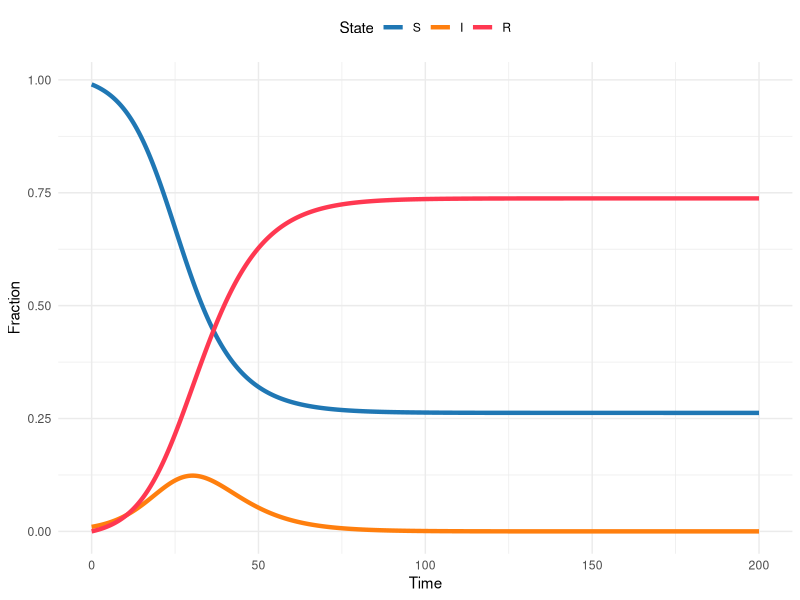
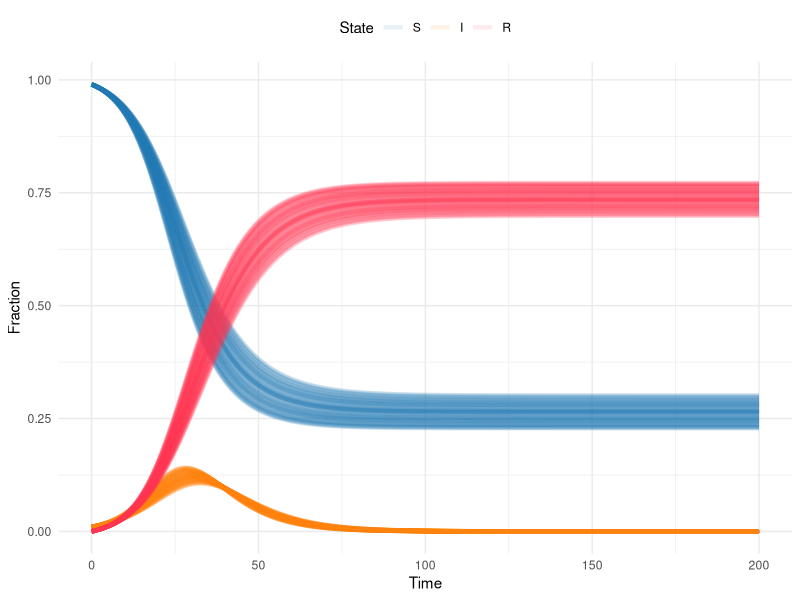
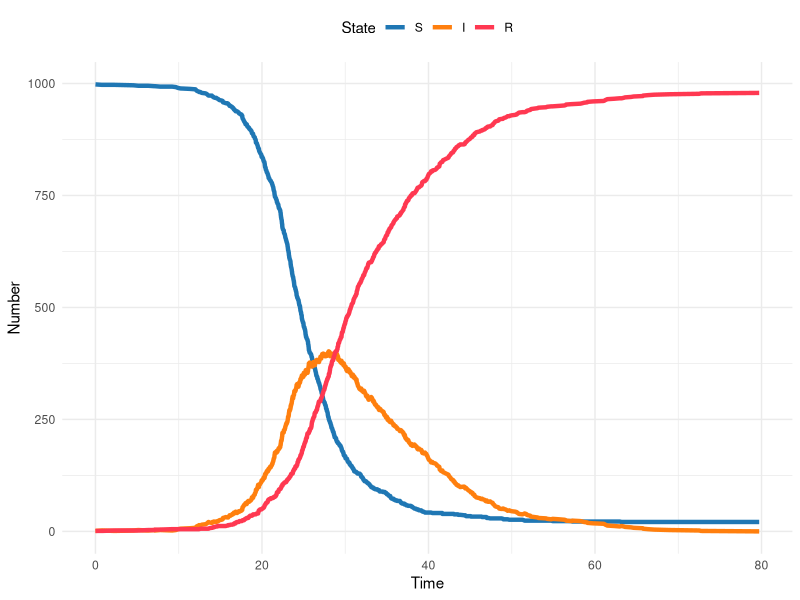
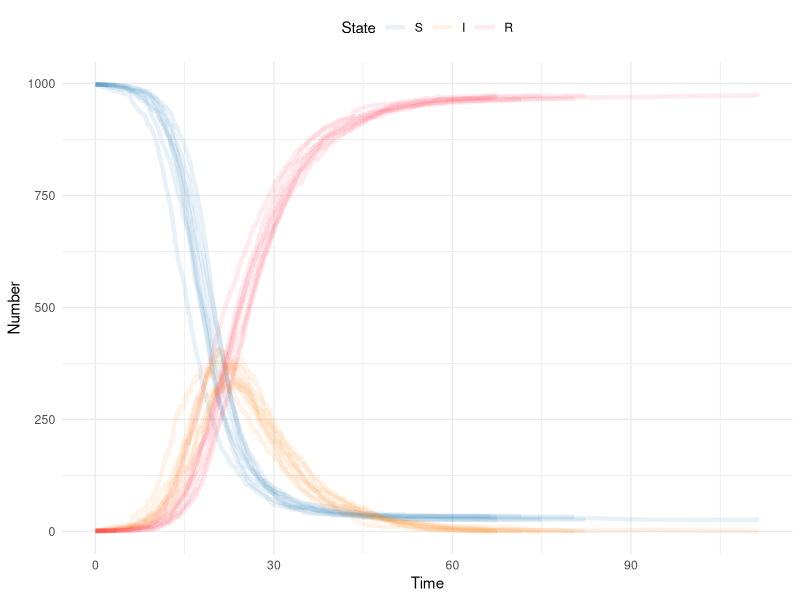
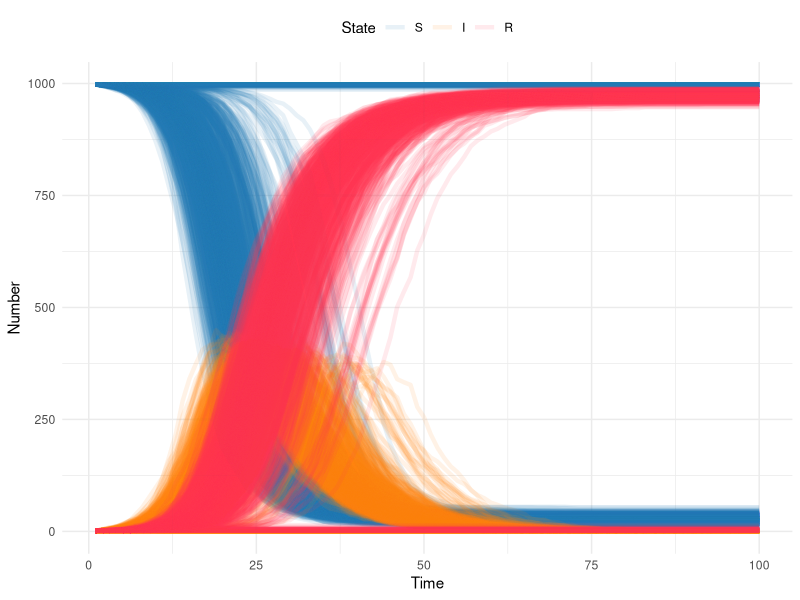
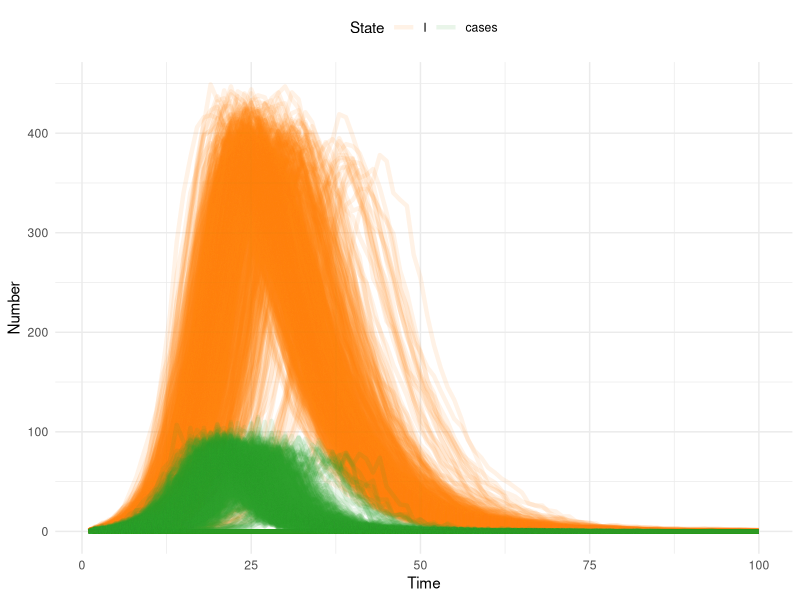
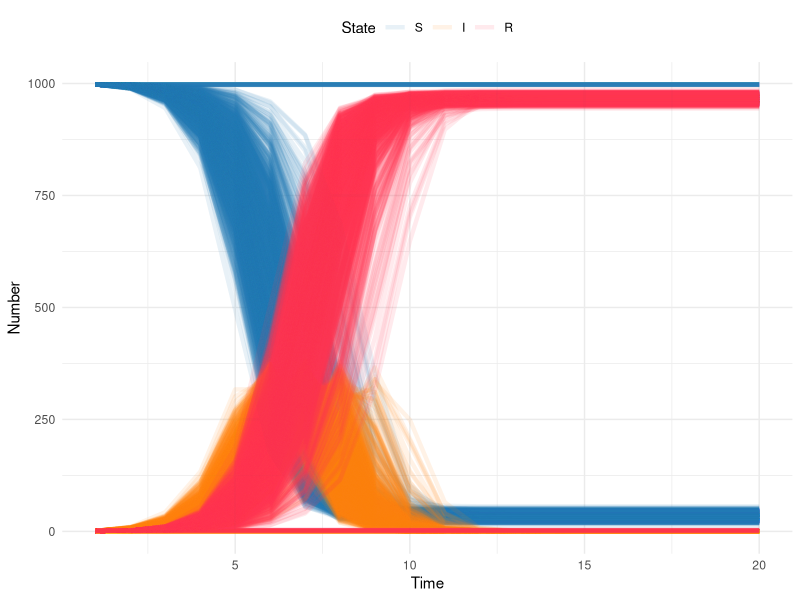

Reproduce these figures in R, in order.
## ---- chunk 1
library(here)
library(rio)
library(deSolve)
library(tidyverse)
## ---- chunk 2
theme_set(theme_minimal())
## ---- chunk 3
sir_model <- function(time, state, params, ...) {
  transmission <- params["transmission"]
  recovery <- 1 / params["duration"]

  S <- state["S"]
  I <- state["I"]
  R <- state["R"]

  dSdt <- -transmission * S * I
  dIdt <- (transmission * S * I) - (recovery * I)
  dRdt <- recovery * I

  return(list(c(dSdt, dIdt, dRdt)))
}
## ---- chunk 4
sir_params <- c(transmission = 0.3, duration = 6)
sir_init_states <- c(S = 0.99, I = 0.01, R = 0)
sim_times <- seq(0, 200, by = 0.1)

sir_sol <- deSolve::ode(
  y = sir_init_states,
  times = sim_times,
  func = sir_model,
  parms = sir_params
)
## ---- chunk 5
#| out-width: 100%
#| column: body

# Turn the output from the ODE solver into a tibble (dataframe)
# so we can manipulate and plot it easily
sir_sol_df <- as_tibble(sir_sol) %>%
  # Convert all columns to numeric (they are currently type
  # deSolve so will produce warnings when plotting etc)
  mutate(
    # Rather than repeatedly type the same function for every
    # column, use the across() function to apply the function
    # to a selection of columns
    across(
      # The cols argument takes a selection of columns to apply
      # a function to. Here, we want to apply the as.numeric()
      # function to all columns, so we use the function
      # everything() to select all columns.
      .cols = everything(),
      .fns = as.numeric
    )
  ) %>%
  # Convert the dataframe from wide to long format, so we have a
  # column for the time, a column for the state, and a column
  # for the proportion of the population in that state at that
  # time
  pivot_longer(
    # Don't pivot the time column
    cols = -time,
    names_to = "state",
    values_to = "proportion"
  ) %>%
  # Update the state column to be a factor, so the plot will
  # show the states in the correct order
  mutate(state = factor(state, levels = c("S", "I", "R")))

sir_colors <- c(S = "#1f77b4", I = "#ff7f0e", R = "#FF3851")

ggplot(sir_sol_df, aes(x = time, y = proportion, color = state)) +
  geom_line(linewidth = 1.5) +
  scale_color_manual(values = sir_colors) +
  labs(
    x = "Time",
    y = "Fraction",
    color = "State"
  ) +
  theme(legend.position = "top")
## ---- chunk 6
num_iterations <- 100 # the number of times we want to do this.
# This is a mater of choice and computational capacity (this model is small and quick, but that won't always be the case)

#since we're going to do this num_iterations times we need a place to store the results

for (iter in 1:num_iterations) {
  sir_params <- c(transmission = runif(1, .283, .317), duration = 6) # each time take a random draw of the transmission rate from the confidence interval
  sir_init_states <- c(S = 0.99, I = 0.01, R = 0)
  sim_times <- seq(0, 200, by = 0.1)

  sir_sol <- deSolve::ode(
    y = sir_init_states,
    times = sim_times,
    func = sir_model,
    parms = sir_params
  )
  sir_sol = data.frame(sir_sol)
  sir_sol$iteration = iter # mark this as the iter iteration of the loop
  #if this is the first iteration, create a place to store the output
  #if it's the sencond or higher, append the output to the storage
  if (iter == 1) {
    sir_sol_storage <- sir_sol
  }
  if (iter > 1) {
    sir_sol_storage <- rbind(sir_sol_storage, sir_sol)
  }
}
## ---- chunk 7
# Turn the output from the ODE solver into a tibble (dataframe)
# so we can manipulate and plot it easily
sir_sol_df <- as_tibble(sir_sol_storage) %>%
  # Convert all columns to numeric (they are currently type
  # deSolve so will produce warnings when plotting etc)
  mutate(
    # Rather than repeatedly type the same function for every

    # column, use the across() function to apply the function
    # to a selection of columns
    across(
      # The cols argument takes a selection of columns to apply
      # a function to. Here, we want to apply the as.numeric()
      # function to all columns, so we use the function
      # everything() to select all columns.
      .cols = everything(),
      .fns = as.numeric
    )
  ) %>%
  # Convert the dataframe from wide to long format, so we have a
  # column for the time, a column for the state, and a column
  # for the proportion of the population in that state at that
  # time
  pivot_longer(
    # Don't pivot the time column
    cols = -c(time, iteration),
    names_to = "state",
    values_to = "proportion"
  ) %>%
  # Update the state column to be a factor, so the plot will
  # show the states in the correct order
  mutate(state = factor(state, levels = c("S", "I", "R")))

sir_colors <- c(S = "#1f77b4", I = "#ff7f0e", R = "#FF3851")

ggplot(
  sir_sol_df,
  aes(
    x = time,
    y = proportion,
    color = state,
    group = interaction(iteration, state)
  )
) +
  geom_line(linewidth = 1.5, alpha = .1) +
  scale_color_manual(values = sir_colors) +
  labs(
    x = "Time",
    y = "Fraction",
    color = "State"
  ) +
  theme(legend.position = "top")
## ---- chunk 8
###############################################################################
# Parameters and initial conditions                                            #
###############################################################################

S <- 998 # number susceptible
I <- 1 # number infected
R <- 1 # number recovered
time <- 0

beta <- .5 # transmission rate
gamma <- 1 / 7 # recovery rate
## ---- chunk 9
###############################################################################
# Gillespie Step                                                              #
###############################################################################
gil_step <- function(SIR, beta, gamma) {
  # SIR is a vector containing 4 elements
  #   S = scalar number of susceptibles now
  #   I = scalar number of infecteds now
  #   R = scalar number of recovereds now
  #   time = current time
  # beta = transmission rate
  # gamma = recovery rate

  times <- rexp(
    2, # draw two random exponential variables
    c(
      beta * SIR[1] * SIR[2] / sum(SIR[1:3]), # the first is the rate of new infections: S*Beta*I/N
      SIR[2] * gamma
    )
  ) # the second is the rate of new recoveries: I*gamma

  return(list(
    change_state = which.min(times), # which.min identifies which of the two random variables is smallest, and thus the first to happen: this is the transition that we'll mae
    time_step = min(times)
  )) # this identfies how much time elapsed before the transition occured, so we can increment time forward
}
## ---- chunk 10
###############################################################################
# Simulate over time                                                          #
###############################################################################
counter <- 0 # set counter at 0
while (all(I > 0)) {
  #continue until I is depleted
  counter <- counter + 1 #counter for number of transitions: we don't know how many transitions will happen until the simualtion is over
  #
  sir_tmp <- c(S[counter], I[counter], R[counter], time[counter]) #current SIR states
  step <- gil_step(sir_tmp, beta, gamma)
  if (step$change_state == 1) {
    # if transition is an infection, reduce S and increase I
    sir_tmp[1] <- sir_tmp[1] - 1
    sir_tmp[2] <- sir_tmp[2] + 1
  }
  if (step$change_state == 2) {
    # if transition is an recovery, reduce I and increase R
    sir_tmp[2] <- sir_tmp[2] - 1
    sir_tmp[3] <- sir_tmp[3] + 1
  }
  sir_tmp[4] <- sir_tmp[4] + step$time_step # increment time

  #Append changes
  S <- c(S, sir_tmp[1])
  I <- c(I, sir_tmp[2])
  R <- c(R, sir_tmp[3])
  time <- c(time, sir_tmp[4])

  #cat(S[counter],"-",I[counter],"-",R[counter],"-",time[counter], ".\n"). # this prints the output as it goes
}
## ---- chunk 11
#| out-width: 100%
#| column: body

# Reuse the plotting code from above

# Turn the output from gil_step() into a tibble (dataframe)
# so we can manipulate and plot it easily
gil_df <- tibble(time, S, I, R) %>% # put elements in a data frame
  # Convert all columns to numeric (they are currently type
  # deSolve so will produce warnings when plotting etc)
  mutate(
    # Rather than repeatedly type the same function for every
    # column, use the across() function to apply the function
    # to a selection of columns
    across(
      # The cols argument takes a selection of columns to apply
      # a function to. Here, we want to apply the as.numeric()
      # function to all columns, so we use the function
      # everything() to select all columns.
      .cols = everything(),
      .fns = as.numeric
    )
  ) %>%
  # Convert the dataframe from wide to long format, so we have a
  # column for the time, a column for the state, and a column
  # for the proportion of the population in that state at that
  # time
  pivot_longer(
    # Don't pivot the time column
    cols = -c(time),
    names_to = "state",
    values_to = "number"
  ) %>%
  # Update the state column to be a factor, so the plot will
  # show the states in the correct order
  mutate(state = factor(state, levels = c("S", "I", "R")))

sir_colors <- c(S = "#1f77b4", I = "#ff7f0e", R = "#FF3851")

ggplot(gil_df, aes(x = time, y = number, color = state)) +
  geom_line(linewidth = 1.5) +
  scale_color_manual(values = sir_colors) +
  labs(
    x = "Time",
    y = "Number",
    color = "State"
  ) +
  theme(legend.position = "top")
## ---- chunk 12
###############################################################################
# Simulate over time                                                          #
num_iterations <- 10 # number of realizations to simulate

for (iter in 1:num_iterations) {
  ###############################################################################
  # Parameters and initial conditions                                            #
  ###############################################################################

  S <- 998 # number susceptible
  I <- 1 # number infected
  R <- 1 # number recovered
  time <- 0
  iteration = iter #initialize iteration counter

  beta <- .5 # transmission rate
  gamma <- 1 / 7 # recovery rate

  ###############################################################################
  # Simulate over time                                                          #
  ###############################################################################
  counter <- 0 # set counter at 0
  while (all(I > 0)) {
    #continue until I is depleted
    counter <- counter + 1 #counter for number of transitions: we don't know how many transitions will happen until the simualtion is over
    #
    sir_tmp <- c(S[counter], I[counter], R[counter], time[counter]) #current SIR states
    step <- gil_step(sir_tmp, beta, gamma)
    if (step$change_state == 1) {
      # if transition is an infection, reduce S and increase I
      sir_tmp[1] <- sir_tmp[1] - 1
      sir_tmp[2] <- sir_tmp[2] + 1
    }
    if (step$change_state == 2) {
      # if transition is an recovery, reduce I and increase R
      sir_tmp[2] <- sir_tmp[2] - 1
      sir_tmp[3] <- sir_tmp[3] + 1
    }
    sir_tmp[4] <- sir_tmp[4] + step$time_step # increment time

    #Append changes
    S <- c(S, sir_tmp[1])
    I <- c(I, sir_tmp[2])
    R <- c(R, sir_tmp[3])
    time <- c(time, sir_tmp[4])
    iteration <- c(iteration, iter)

    #cat(S[counter],"-",I[counter],"-",R[counter],"-",time[counter], ".\n"). # this prints the output as it goes
  }
  if (iter == 1) {
    sir_gil_storage = tibble(S, I, R, time, iteration)
  }
  if (iter > 1) {
    sir_gil_storage = bind_rows(
      sir_gil_storage,
      tibble(S, I, R, time, iteration)
    )
  }
}
## ---- chunk 13
# Reuse the plotting code from above

# Turn the output from gil_step() into a tibble (dataframe)
# so we can manipulate and plot it easily
gil_df <- sir_gil_storage %>% # put elements in a data frame
  # Convert all columns to numeric (they are currently type
  # deSolve so will produce warnings when plotting etc)
  mutate(
    # Rather than repeatedly type the same function for every
    # column, use the across() function to apply the function
    # to a selection of columns
    across(
      # The cols argument takes a selection of columns to apply
      # a function to. Here, we want to apply the as.numeric()
      # function to all columns, so we use the function
      # everything() to select all columns.
      .cols = everything(),
      .fns = as.numeric
    )
  ) %>%
  # Convert the dataframe from wide to long format, so we have a
  # column for the time, a column for the state, and a column
  # for the proportion of the population in that state at that
  # time
  pivot_longer(
    # Don't pivot the time column
    cols = -c(time, iteration),
    names_to = "state",
    values_to = "number"
  ) %>%
  # Update the state column to be a factor, so the plot will
  # show the states in the correct order
  mutate(state = factor(state, levels = c("S", "I", "R")))

sir_colors <- c(S = "#1f77b4", I = "#ff7f0e", R = "#FF3851")

ggplot(
  gil_df,
  aes(
    x = time,
    y = number,
    color = state,
    group = interaction(iteration, state)
  )
) +
  geom_line(linewidth = 1.5, alpha = .1) +
  scale_color_manual(values = sir_colors) +
  labs(
    x = "Time",
    y = "Number",
    color = "State"
  ) +
  theme(legend.position = "top")
## ---- chunk 14
###############################################################################
# Parameters and initial conditions                                           #
###############################################################################

S <- 998 # number susceptible
I <- 1 # number infected
R <- 1 # number recovered
time <- 0

beta <- .5 # transmission rate
gamma <- 1 / 7 # recovery rate
## ---- chunk 15
###############################################################################
# Tau Leaping Single time step                                                            #
###############################################################################
tau_sir_step <- function(sims, S, I, R, beta, gamma, delta_t, ...) {
  # adapted from Aaron King's code
  # sims = number of simulations
  # S = initial susceptible population
  # I = initial infected population
  # R = initial recovered population
  # beta = transmission rate
  # gamma = recovery rate

  N <- S + I + R # total population size
  dSI <- rpois(n = sims, beta * S * (I / N) * delta_t) # new incident infections
  dIR <- rpois(n = sims, gamma * I * delta_t) # recoveries
  # note that this can be done with a binomial step as well
  #dSI <- rbinom(n=sims,size=S,prob=1-exp(-beta*(I/N)*delta_t))  # new incident infections
  #dIR <- rbinom(n=sims,size=I,prob=1-exp(-gamma*delta_t))       # recoveries

  #since it is possible for the transitions to drirve the states negative, we have to prevent that
  S <- pmax(S - dSI, 0) # change in S
  I <- pmax(I + dSI - dIR, 0) # change in I
  R <- R + dIR # change in R
  cbind(S, I, R, dSI) # note that dSI are the new incident infections
}
## ---- chunk 16
###############################################################################
# set up and storage for states                                               #
###############################################################################
max_time <- 100 # time to simulate over. With Tau Leaping the random draws scales with time not with population size, so this is much more efficient than Gillespie for large populations
sims <- 1000 # number of simulations: notice that we can do WAY more now

s_mat <- matrix(S, 1, sims) # storage item for S for all simulations
i_mat <- matrix(I, 1, sims) # storage item for I for all simulations
r_mat <- matrix(R, 1, sims) # storage item for R for all simulations
new_cases <- matrix(0, 1, sims) # storage item for new cases (i.e. incidence) for all simulations
n_mat <- S + I + R # storage item for N for all simulations
## ---- chunk 17
###############################################################################
# run over a time from 2 to T                                               #
###############################################################################
#
for (time_step in 2:max_time) {
  #loop over time, time_step is the index

  out <- tau_sir_step(
    sims,
    s_mat[time_step - 1, ],
    i_mat[time_step - 1, ],
    r_mat[time_step - 1, ],
    beta,
    gamma,
    delta_t = 1
  ) # call to SIR step function above

  s_mat <- rbind(s_mat, out[, 1]) # update state
  i_mat <- rbind(i_mat, out[, 2]) # update state
  r_mat <- rbind(r_mat, out[, 3]) # update state
  n_mat <- rbind(n_mat, out[, 1] + out[, 2] + out[, 3]) # update state -- note population size isn't changing, but this could be updated with births/deaths
  new_cases <- rbind(new_cases, out[, 4]) # update state
}
## ---- chunk 18
#| out-width: 100%
#| column: body

###############################################################################
# plotting                                                                   #
###############################################################################
# put output in a data frame
tau_df <- tibble(
  S = array(s_mat),
  I = array(i_mat),
  R = array(r_mat),
  N = array(n_mat),
  cases = array(new_cases),
  time = rep(1:max_time, sims),
  iteration = rep(1:sims, each = max_time)
)

tau_df <- tau_df %>%
  pivot_longer(
    # Don't pivot the time column
    cols = -c(time, iteration),
    names_to = "state",
    values_to = "number"
  ) %>%
  mutate(state = factor(state, levels = c("S", "I", "R", "N", "cases")))

sir_colors <- c(S = "#1f77b4", I = "#ff7f0e", R = "#FF3851", cases = "#2ca02c") # fix this color

tau_df %>%
  mutate(iteration = as.factor(iteration)) %>%
  filter(state %in% c("S", "I", "R")) %>%
  ggplot(aes(
    x = time,
    y = number,
    group = interaction(iteration, state),
    color = state
  )) +
  geom_line(linewidth = 1.5, alpha = .1) +
  scale_color_manual(values = sir_colors) +
  labs(
    x = "Time",
    y = "Number",
    color = "State"
  ) +
  theme(legend.position = "top")
## ---- chunk 19
#| out-width: 100%
#| column: body
###############################################################################
# plotting                                                                   #
###############################################################################
# put output in a data frame
tau_df <- tibble(
  S = array(s_mat),
  I = array(i_mat),
  R = array(r_mat),
  N = array(n_mat),
  cases = array(new_cases),
  time = rep(1:max_time, sims),
  iteration = rep(1:sims, each = max_time)
)

tau_df <- tau_df %>%
  pivot_longer(
    # Don't pivot the time column
    cols = -c(time, iteration),
    names_to = "state",
    values_to = "number"
  ) %>%
  mutate(state = factor(state, levels = c("S", "I", "R", "N", "cases")))

sir_colors <- c(S = "#1f77b4", I = "#ff7f0e", R = "#FF3851", cases = "#2ca02c") # fix this color

tau_df %>%
  mutate(iteration = as.factor(iteration)) %>%
  filter(state %in% c("I", "cases")) %>%
  ggplot(aes(
    x = time,
    y = number,
    group = interaction(iteration, state),
    color = state
  )) +
  geom_line(linewidth = 1.5, alpha = .1) +
  scale_color_manual(values = sir_colors) +
  labs(
    x = "Time",
    y = "Number",
    color = "State"
  ) +
  theme(legend.position = "top")
## ---- chunk 20
###############################################################################
# Parameters and initial conditions                                           #
###############################################################################
S <- 998 # number susceptible
I <- 1 # number infected
R <- 1 # number recovered
time <- 0

beta <- 3.5 # transmission rate -- note the change in value
## ---- chunk 21
###############################################################################
# Single time step                                                            #
###############################################################################
chain_binomial_step <- function(sims, S, I, R, beta, ...) {
  # S = initial susceptible population
  # I = initial infected population
  # R = initial recovered population
  # beta is transmission rate

  N <- S + I + R # total population size
  new_i <- rbinom(n = sims, pmax(S, 0), 1 - exp(-beta * pmax(I, 0) / N)) # this is the only stochastic step; only do draw if I >0
  new_s <- S - new_i #this step is now deterministic, because everyone from the past time step recovers
  new_r <- R + I

  cbind(new_s, new_i, new_r)
}
## ---- chunk 22
###############################################################################
# Run over many steps                                                         #
###############################################################################

max_time <- 20 # note here that the time step is one infectious generation time, so 7 days from gamma above
sims <- 1000

s_mat <- matrix(S, 1, sims) # storage item for S for all simulations
i_mat <- matrix(I, 1, sims) # storage item for I for all simulations
r_mat <- matrix(R, 1, sims) # storage item for R for all simulations
n_mat <- S + I + R

for (time_step in 2:max_time) {
  out <- chain_binomial_step(sims, s_mat[time_step - 1, ], i_mat[time_step - 1, ], r_mat[time_step - 1, ], beta)
  s_mat <- rbind(s_mat, out[, 1]) # update state
  i_mat <- rbind(i_mat, out[, 2]) # update state
  r_mat <- rbind(r_mat, out[, 3]) # update state
  n_mat <- rbind(n_mat, out[, 1] + out[, 2] + out[, 3]) # update state -- note population size isn't changing, but this could be updated with births/deaths
}
## ---- chunk 23
#| echo: true
#| message: false
#| out-width: 100%
#| column: body

# put output in a data frame
bin_df <- tibble(
  S = array(s_mat),
  I = array(i_mat),
  R = array(r_mat),
  N = array(matrix(n_mat)),
  time = rep(1:max_time, sims),
  iteration = rep(1:sims, each = max_time)
)

bin_df = bin_df %>%
  pivot_longer(
    # Don't pivot the time column
    cols = -c(time, iteration),
    names_to = "state",
    values_to = "number"
  ) %>%
  mutate(state = factor(state, levels = c("S", "I", "R", "N")))

sir_colors <- c(S = "#1f77b4", I = "#ff7f0e", R = "#FF3851") # fix this color

# NOT CURRENTLY WORKING
# NOT PLOTTING AS INDIVIDUAL LINES

bin_df %>%
  mutate(iteration = as.factor(iteration)) %>%
  filter(state %in% c("S", "I", "R")) %>%
  ggplot(aes(
    x = time,
    y = number,
    group = interaction(iteration, state),
    color = state
  )) +
  geom_line(linewidth = 1.5, alpha = .1) +
  scale_color_manual(values = sir_colors) +
  labs(
    x = "Time",
    y = "Number",
    color = "State"
  ) +
  theme(legend.position = "top")
